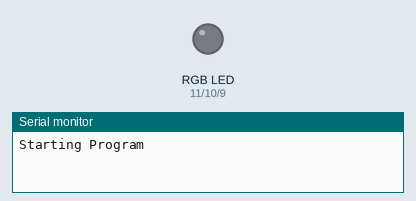
A sketch run on a simulated Arduino Uno, built with avr-gcc and run on an emulated ATmega328P. Shown: an RGB LED mixed from three pins (HIGH = lit), the last lines printed to the serial monitor.

Above: at 0.05 s.
At 1.9 s:
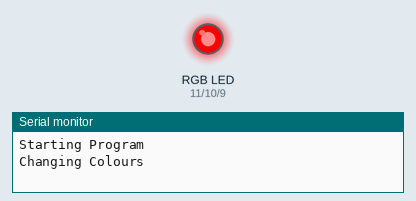
At 3.8 s:
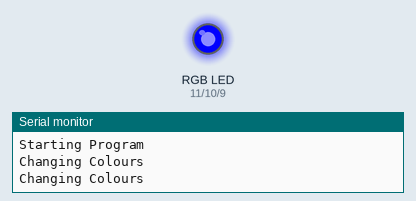
Timing chart, 0 to 8.9 s (numbered marks = the images above):
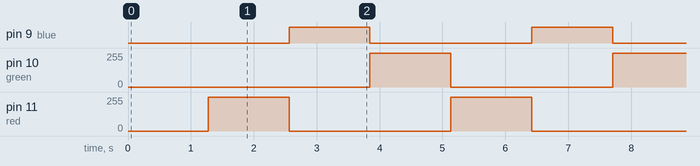

The sketch:

RGB_fade_trimPot_full_code.ino
```cpp
//  set constants
const int red = 11;                                         //  red diode pin
const int green = 10;                                       //  green diode pin
const int blue = 9;                                         //  blue diode pin

// initialize variables
int colourUp = red;                                         //  colourUp will start with red
int colourDown = green;                                     //  colourDown will start with greed
int colourOff = blue;                                       //  unused colour will start with blue
int speedOfFade = 5;                                        //  set the delay length to be something small like 5 - 50 milliseconds
int brightness;                                             //  brightness counter variable
int temp;                                                   //  temporary storage variable for the shuffling of colours


void setup() {

//  set pinModes
  pinMode(red, OUTPUT);
  pinMode(green, OUTPUT);
  pinMode(blue, OUTPUT);

  Serial.begin(9600);                                       //  Open Serial communications
  Serial.println("Starting Program");                       //  print somehting to the console
}

//  create a reset and swap function.
void resetAndSwap() {                                       //  reset and swap function
    brightness = 0;                                         //  reset counter at zero
    Serial.println("Changing Colours");                     //  print to the monitor

//shuffle colours around in variables
    temp = colourOff;                                       //  move the unused colour into temporary variable
    colourOff = colourDown;                                 //  store the colour at zero brightness in colour off variable
    colourDown = colourUp;                                  //  store the colour at full brightness in colour down variable
    colourUp = temp;                                        //  move the prevoiusly unused colour from temporary variable into colourUp variable
}

void loop() {
  brightness++;                                             //  increment brightness counter

  if (brightness > 255) {                                   //  check if brightness counter is greater than 255, if so reset and swap colours
      resetAndSwap();                                           //  execute the resetAndSwap function since the counter has reached 255
  }
  analogWrite(colourUp, brightness);                        //  call analogWrite *note colour1 is going up in brightness
  analogWrite(colourDown, (255-brightness));                //  call analofWrite *note color2 will be going down in brightness
  delay(speedOfFade);                                       //  lets include a delay
}
```

Measured:
- by itself, pin 9 (blue): alternates HIGH for 1.3 s and LOW for 2.6 s
- by itself, pin 10 (green), pin 11 (red): alternates 255/255 for 1.3 s and 0/255 for 2.6 s
